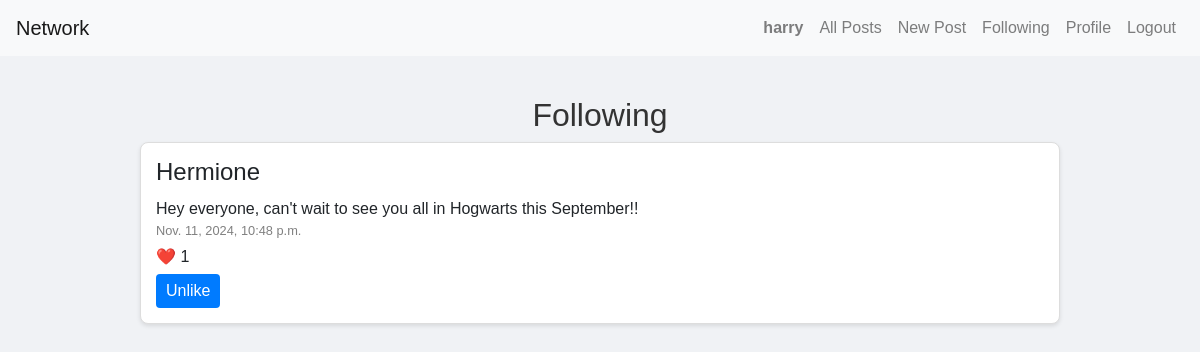
Screenshot of /following (signed in) with the database file from the repository.
### network/models.py (models this page shows)
class User(AbstractUser):
    pass

class Post(models.Model):
    user = models.ForeignKey(User, on_delete=models.CASCADE, related_name="posts")
    content = models.TextField()
    timestamp = models.DateTimeField(auto_now_add=True)

### network/views.py (the view)
# urls.py: path("following", views.following, name="following"),
@login_required
def following(request):
    user = request.user
    following_users = user.following.all().values_list('following', flat=True)
    posts = Post.objects.filter(user__in=following_users).order_by("-timestamp")
    liked_posts = Like.objects.filter(user=request.user).values_list('post_id', flat=True)
    return render(request, "network/following.html", {
        "posts": posts,
        "liked_posts": liked_posts
    })

### network/templates/network/following.html (shortened to what this page needs)
{% extends "network/layout.html" %} {% block body %}
<h2>Following</h2>
<div id="posts-container">
  {% for post in posts %}
  <div class="post">
    <h4>{{ post.user.username|capfirst }}</h4>
    <p class="content">{{ post.content }}</p>
    <p class="timestamp">{{ post.timestamp }}</p>
    <p class="like-count">
      ❤️ <span id="like-count-{{ post.id }}">{{ post.likes.count }}</span>
    </p>
    {% if user.is_authenticated %}
    <button class="like-button" data-post-id="{{ post.id }}">
      {% if post.id in liked_posts %} Unlike {% else %} Like {% endif %}
    </button>
    {% endif %}
  </div>
  {% endfor %}
</div>
{% endblock %}

### network/templates/network/layout.html (shortened to what this page needs)
{% load static %}
<!DOCTYPE html>
<html lang="en">
  <head>
    <link
      rel="stylesheet"
      href="https://stackpath.bootstrapcdn.com/bootstrap/4.4.1/css/bootstrap.min.css"
    />
    <link href="{% static 'network/styles.css' %}" rel="stylesheet" />
  </head>
  <body>
    <nav class="navbar navbar-expand-lg navbar-light bg-light">
      <a class="navbar-brand" href="{% url 'index' %}">Network</a>
      <div class="collapse navbar-collapse" id="navbarNav">
        <ul class="navbar-nav ml-auto">
          {% if user.is_authenticated %}
          <li class="nav-item">
            <a class="nav-link" href="#"
              ><strong>{{ user.username }}</strong></a
            >
          </li>
          {% endif %}
          <li class="nav-item">
            <a class="nav-link" href="{% url 'index' %}">All Posts</a>
          </li>
          {% if user.is_authenticated %}
          <li class="nav-item">
            <a class="nav-link" href="{% url 'new_post' %}">New Post</a>
          </li>
          <li class="nav-item">
            <a class="nav-link" href="{% url 'following' %}">Following</a>
          </li>
          <li class="nav-item">
            <a class="nav-link" href="{% url 'profile' user.username %}"
              >Profile</a
            >
          </li>
          <li class="nav-item">
            <a class="nav-link" href="{% url 'logout' %}">Logout</a>
          </li>
          {% endif %}
        </ul>
      </div>
    </nav>
    <div class="container">
       {% block body %} {% endblock %}
    </div>
  </body>
</html>

### network/static/network/styles.css (style rules this page uses)
body { font-family: Arial, sans-serif; background-color: #f0f2f5; margin: 0; padding: 0; }
h2 { text-align: center; color: #333; margin-top: 20px; }
.container { width: 80%; margin: 0 auto; padding: 20px; }
.post { background-color: #fff; border: 1px solid #ddd; border-radius: 8px; padding: 15px; margin-bottom: 20px; box-shadow: 0 2px 4px rgba(0, 0, 0, 0.1); }
.post h4 { margin: 0 0 10px 0; }
.post p { margin: 5px 0; }
.post .content { margin-bottom: -5px; margin-top: 5px; }
.post .timestamp { color: grey; font-size: 0.8em; margin: 5px 0; }
.post .like-count { margin: 0 auto; margin-bottom: 5px; }
.post .like-button, .comments button[type="submit"] { background-color: #007bff; color: #fff; border: none; border-radius: 4px; padding: 5px 10px; cursor: pointer; }

### rows the page displays
User: username "harry"
Post: user.username "Hermione", content "Hey everyone, can't wait to see you all in Hogwarts this September!!", timestamp "Nov. 11, 2024, 10:48 p.m.", likes.count "1", shows "Unlike"
